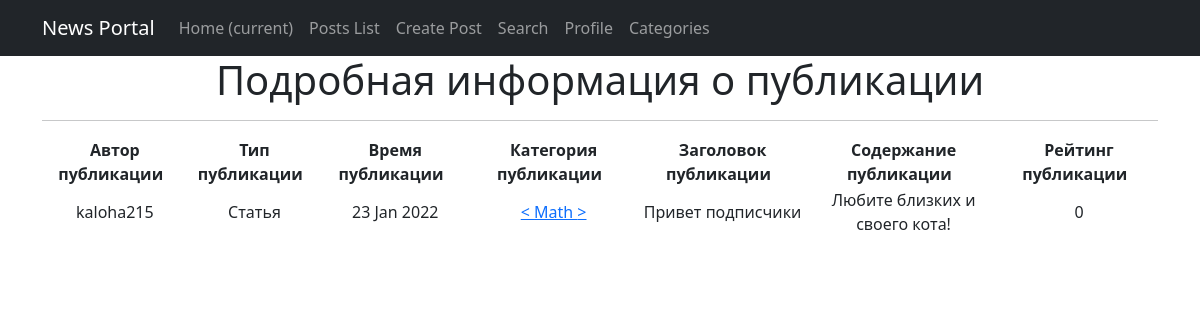
Screenshot of /posts/5/ with the database file from the repository.
### news/models.py (models this page shows, shortened)
class Post(models.Model):
    article = 'AR'
    news = 'NW'
    kind = [
        (article, 'Статья'),
        (news, 'Новость')
    ]
    author = models.ForeignKey(Author, on_delete=models.CASCADE)
    view = models.CharField(max_length=2, choices=kind, default=article)
    time_of_creation = models.DateTimeField(auto_now_add=True)
    post_category = models.ForeignKey(Category, on_delete=models.CASCADE, verbose_name='Категория(category)')
    title = models.CharField(max_length=128)
    text = models.TextField()
    post_rating = models.IntegerField(default=0)
    class Meta:
        verbose_name = 'Публикация'
        verbose_name_plural = 'Публикации'

class Author(models.Model):
    author_user = models.OneToOneField(User, on_delete=models.CASCADE)
    author_rating = models.IntegerField(default=0)
    class Meta:
        verbose_name = 'Автор'
        verbose_name_plural = 'Авторы'
    def __str__(self):
        return f'{self.author_user}'

class Category(models.Model):
    name = models.CharField(max_length=64, unique=True)
    subscribers = models.ManyToManyField(User, through='CategorySubscribers')
    class Meta:
        verbose_name = 'Категория'
        verbose_name_plural = 'Категории'
    def __str__(self):
        return f'{self.name}'

### news/views.py (the view)
# urls.py: path('<int:pk>/', PostDetailView.as_view(), name='post_detail'),
class PostDetailView(DetailView):
    template_name = 'news/post_detail.html'
    queryset = Post.objects.all()

### news/templatetags/custom_filters.py (called while the page is built)
@register.filter(name='censor')
def censor(value):
    censor_list = ['мат']
    text = value.split()
    for word in text:
        if word.lower() in censor_list:
            value = value.replace(word, '[CENSORED]')
    return value

### templates/news/post_detail.html (shortened to what this page needs)
{% extends 'default.html' %}
{% load custom_filters %}
{% block content %}
<h1>Подробная информация о публикации</h1>
  <hr>
<table>
    <thead>
        <th>
            <b>Автор публикации &nbsp </b>
        </th>
        <th>
            <b>Тип публикации &nbsp </b>
        </th>
        <th>
            <b>Время публикации &nbsp </b>
        </th>
        <th>
            <b>Категория публикации &nbsp </b>
        </th>
        <th>
            <b>Заголовок публикации &nbsp </b>
        </th>
        <th>
            <b>Содержание публикации &nbsp </b>
        </th>
        <th>
            <b>Рейтинг публикации &nbsp </b>
        </th>
    </thead>
    <tr>
        <td>
            {{ post.author }}
        </td>
        <td>
            {{ post.get_view_display}}
        </td>
        <td>
            {{ post.time_of_creation|date:'d M Y' }}
        </td>
        <td>
            <a href="{% url 'category_subscription' post.post_category.id %}"> < {{ post.post_category }} > </a>
        </td>
        <td>
            {{ post.title }}
        </td>
        <td>
            {{ post.text|truncatechars:50|censor  }}
        </td>
        <td>
            {{ post.post_rating }}
        </td>
    </tr>
</table>
<br>
{% endblock content %}

### rows the page displays
Post: author "kaloha215", view "Статья", time_of_creation "23 Jan 2022", post_category "Math", title "Привет подписчики", text|censor "Любите близких и своего кота!", post_rating "0"
